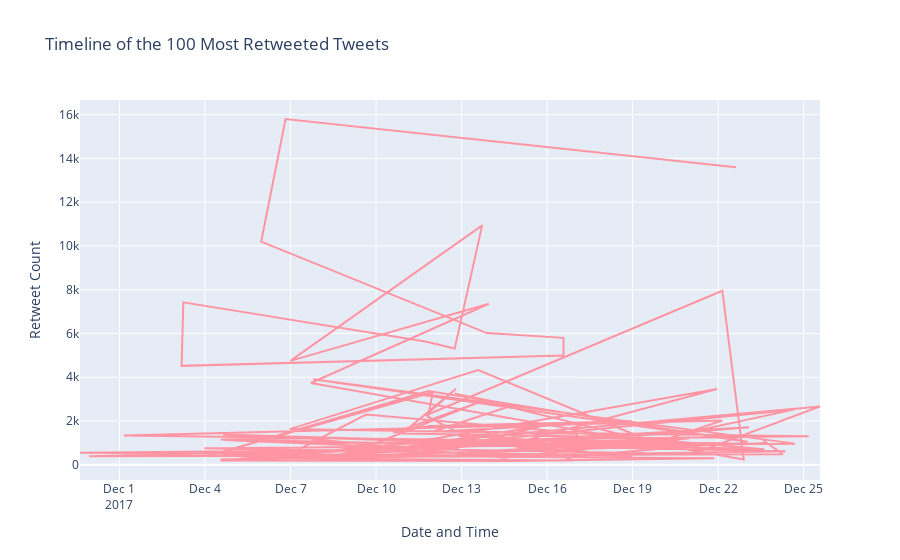

The code cell stored with this chart in its notebook:
### Code cell
df_sorted_rt = df.sort_values(by='retweetCount', ascending=False)
top_100_rt = df_sorted.head(100)
top_100_rt['created'] = pd.to_datetime(top_100_rt['created'])
pink_color = "#FF95A3"

fig = px.line(
    top_100_favorited,
    x='created',
    y='retweetCount',
    title='Timeline of the 100 Most Retweeted Tweets',
    labels={'created': 'Date and Time', 'retweetCount': 'Retweet Count'},
    color_discrete_sequence=[pink_color]
)

fig.update_xaxes(title_text='Date and Time')
fig.update_yaxes(title_text='Retweet Count')
fig.show()
